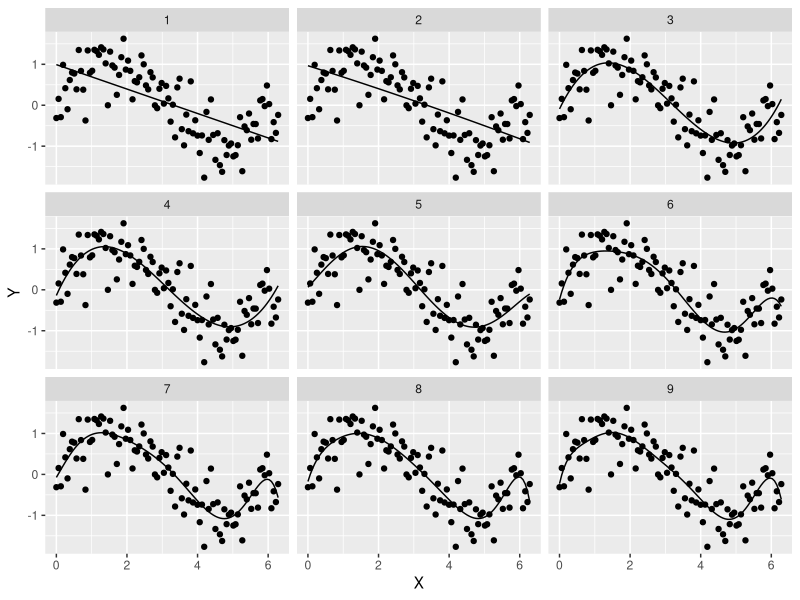
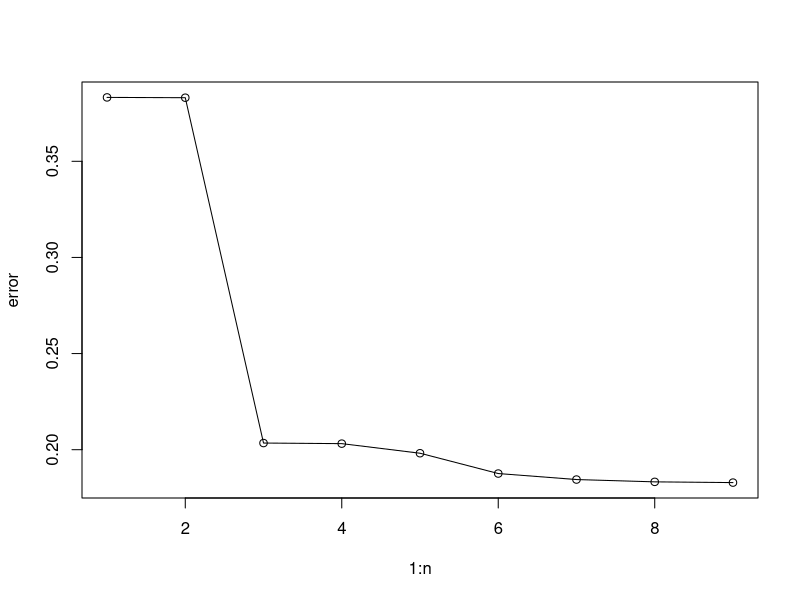
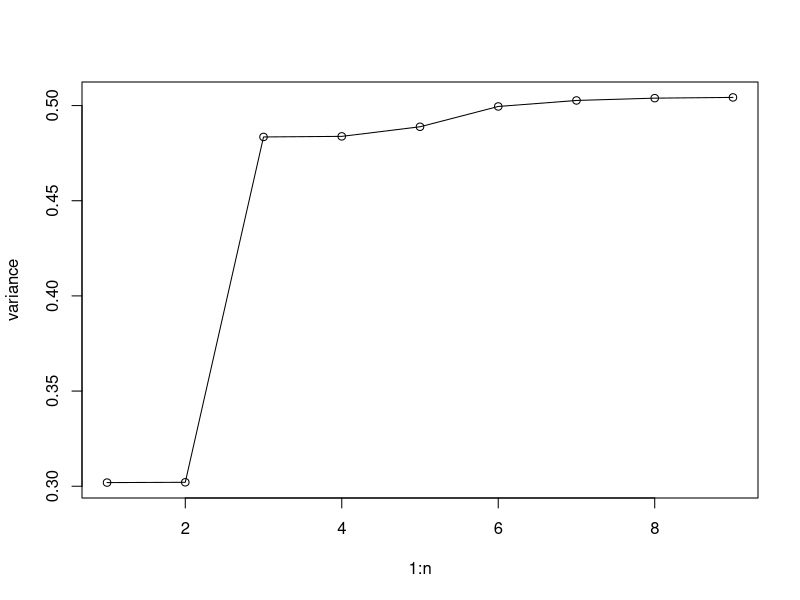

These charts were generated, in order, by the following R code:
# Bias-variance trade-off is a key concept in evaluating the performance of a machine learning algorithm. 
# An overly simplified model suffers from underfitting (high bias) while a highly complex model suffers 
# from overfitting (high variance). 
# This example illustrates the bias-variance trade-off effect:

# Author: Benjamin O. Tayo

# Date: 12/17/2018

#import necessary libraries
library(dslabs)
library(caret)
library(tidyverse)
library(caret)
library(broom)

# create data of sin(x) with random noise added
set.seed(1)
X<-seq(0,2*pi,length=100)
Y<-sin(X)+rnorm(100,0,0.5)

# define degree of polynomial
n<-9

# data frame contain X and Y 
df<-data.frame(X=X,Y=Y)

# generate polynomial fits of the data set for different degrees
fitted<-vector()
error<-vector(length = n)
variance<-vector(length = n)

for (i in 1:n) {
  fitted<-c(fitted,augment(lm(Y ~ poly(X,i)))$.fitted)
  error[i]<-(1/100)*sum((Y-augment(lm(Y ~ poly(X,i)))$.fitted)^2)
  variance[i]<-sd(augment(lm(Y ~ poly(X,i)))$.fitted)^2
}

X<-rep(X,times=n)
degree<-sort(rep(1:n,times=100))

# create dataframe containing fitted Y values
data<-data.frame(X=X,Y=fitted,degree=degree)

# generate visualizations 
data%>%ggplot(aes(X,Y))+geom_line()+geom_point(aes(X,Y),data = df)+facet_wrap(~degree)

# plot bias error
plot(1:n,error)
lines(1:n,error)

# plot variance error
plot(1:n,variance)
lines(1:n,variance)
